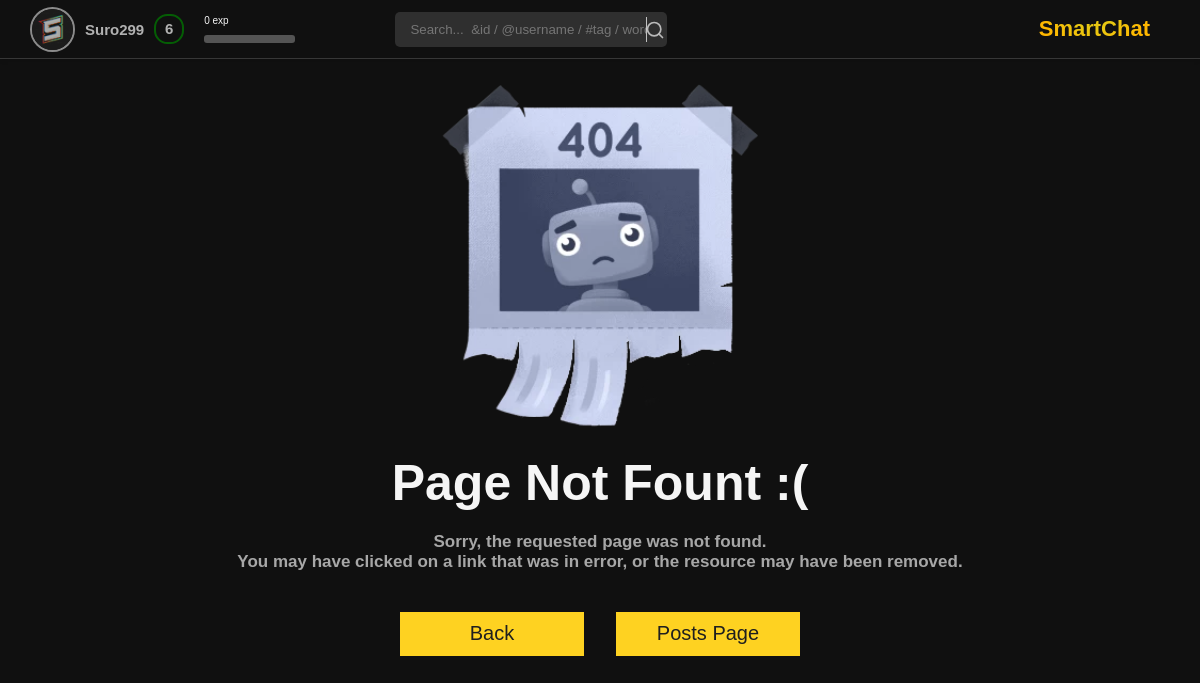
Screenshot of /ftf/ (signed in) with the database file from the repository.
### users/models.py (models this page shows, shortened)
class CustomUser(AbstractBaseUser, PermissionsMixin):
    ACTIVITY_CHOICES = (
        ('all', 'all'),
        ('friends', 'friends'),
        ('nobody', 'nobody'),
    )
    AVATAR_CHOICES = (
        ('all', 'all'),
        ('friends', 'friends'),
    )
    username = models.CharField(_("User name"), max_length = 255, unique = True)
    first_name = models.CharField(_("User First Name"), max_length = 100, blank = True)
    last_name = models.CharField(_("User Last Name"), max_length = 100, blank = True)
    email = models.EmailField(_("email address"), blank = True, default = "",)
    avatar = models.ImageField(_("User avatar"), blank = True, default = "default_avatar.png",)
    description = models.TextField(_("User Description"), blank = True, default = "No BIO")
    subscribers_set = models.ManyToManyField('CustomUser', blank = True, related_name = 'subscriptions')
    posts_posted = models.PositiveBigIntegerField(_("posts_posted"), default = 0)
    reactions = models.PositiveBigIntegerField(_("reactions"), default = 0)
    points = models.PositiveBigIntegerField(_("points"), default = 0)
    level = models.PositiveIntegerField("User level", default = 1)
    exp = models.PositiveIntegerField("User Exp", default = 0)
    favorites = models.ManyToManyField('main.PostsModel', blank = True)
    subscription_set = models.ManyToManyField('CustomUser', blank = True, related_name = 'subscribers')
    friends_set = models.ManyToManyField('CustomUser', blank = True, related_name = 'friends')
    is_staff = models.BooleanField(default = False)
    is_active = models.BooleanField(default = True)
    date_joined = models.DateTimeField(auto_created=True, default=timezone.now)
    avatar_visibility = models.CharField(max_length=7, choices= AVATAR_CHOICES, default='all')
    activity_visibility = models.CharField(max_length=7, choices= ACTIVITY_CHOICES, default='all')
    USERNAME_FIELD = "username"
    REQUIRED_FIELDS = ["email"]
    objects = CustomUserManager()

### main/views.py (the view)
# urls.py: path("ftf/", views.ftf, name = "ftf"),
def ftf(request):
    return render(request, "main/404.html")

### main/templates/main/404.html (shortened to what this page needs)
{% extends 'main/base.html' %}
{% load static %}
{% block css %}
    <link rel="stylesheet" href="{% static 'main/css/404/style.css'%}">
{% endblock %}
{% block main %}
    <main>
        <img src="{% static 'main/img/404_img.png'%}" alt="">
        <h1> Page Not Fount :( </h1>
        <h3>
            Sorry, the requested page was not found. <br>
            You may have clicked on a link that was in error,
            or the resource may have been removed.
        </h3>
        <div>
            <a>
                <button onclick="history.back()"> Back </button>
            </a>
            <a href="{% url 'posts' %}">
                <button> Posts Page </button>
            </a>
        </div>
    </main>
{% endblock %}

### main/templates/main/base.html (shortened to what this page needs)
{% load static %}
<!DOCTYPE html>
<html lang="en">
  <head>
    <link rel="stylesheet" href="{% static 'main/css/dop/header/style.css'%}" />
    <link
      rel="stylesheet"
      href="{% static 'main/css/dop/set_menu/style.css' %}"
    />
    {% block css %} {% endblock %}
  </head>
  <body>
    <header>
      <div onclick="OpenSettingsWindow()">
        <span>
          <img src="{{ user.avatar.url }}" alt="User Avatar" />
        </span>
        <h1>{{ user.username }}</h1>
        {% if user.level < 10 %}
        <div style="border-color: green">
          <h1>{{ user.level }}</h1>
        </div>
        {% endif %}
      </div>
      <div>
        <p>{{ user.exp }} exp</p>
        <div>
        </div>
      </div>
      <div>
        <form action="{% url 'posts' %}">
          <input type="text" name = "search" placeholder="Search...  &id / @username / #tag / word" />
          <button type="submit">
            <img src="{% static 'main/icon/search.svg' %}" alt="">
          </button>
        </form>
      </div>
      <div>
        <h1>SmartChat</h1>
      </div>
    </header>
    {% block main %} {% endblock %}
  </body>
</html>

### main/static/main/css/dop/header/style.css (style rules this page uses)
header { grid-area: 1 / 1 / 2 / 7; border-bottom: 1px solid #373737; display: flex; justify-content: space-between; align-items: center; padding: 10px; background-color: #101010; box-shadow: 0 2px 4px rgba(0, 0, 0, 0.1); padding: 0 3rem; z-index: 5; }
header > div:nth-child(1) { opacity: 70%; display: flex; align-items: center; transition: 0.2s; margin-right: 2rem; }
header > div:nth-child(1) > span { width: 4.5rem; height: 4.5rem; border-radius: 50%; border: 2px solid silver; margin-right: 1rem; border-radius: 50%; outline: hidden; overflow: hidden; display: flex; justify-content: center; align-content: center; }
header > div:nth-child(1) > span > img { height: 100%; border-radius: 50%; }
header > div:nth-child(1) > h1 { user-select: none; font-weight: bold; font-size: 1.5rem; margin-right: 1rem; }
header > div:nth-child(1) > div { width: 3rem; height: 3rem; display: flex; justify-content: center; align-items: center; border: 2px solid gold; border-radius: 45%; }
header > div:nth-child(1) > div > h1 { width: 100%; height: 100%; display: flex; justify-content: center; align-items: center; padding-bottom: 0.2rem; font-size: 1.5rem; user-select: none; }
header > div:nth-child(2) { width: 8%; height: 2.8rem; display: flex; flex-direction: column; justify-content: space-between; }
header > div:nth-child(2) > div { width: 100%; height: 0.8rem; background-color: #545454; overflow: hidden; border-radius: 3px; }
header > div:nth-child(3) { height: 100%; flex-grow: 1; margin: 0 10rem; display: flex; justify-content: start; align-items: center; }
header > div:nth-child(3) > form { width: 50%; height: 60%; display: flex; justify-content: space-between; align-items: center; background-color: #2f2f2f; border-radius: 5px; padding: 0.5rem; }
header > div:nth-child(3) > form > input { background-color: #2f2f2f; width: 94%; height: 100%; border: none; outline: none; color: whitesmoke; padding-left: 1rem; }
header > div:nth-child(3) > form > button { width: 6%; height: 100%; background-color: transparent; border: none; outline: none; display: flex; padding-top: 0.3rem; display: flex; justify-content: center; align-content: center; border-left: 1px solid silver; cursor: pointer; }
header > div:nth-child(3) > form > button > img { width: 20px; opacity: .7; transition: 0.2s; }
header > div:nth-child(4) { height: 5rem; display: flex; margin-right: 2rem; }
header > div:nth-child(4) > h1 { display: flex; align-items: center; font-size: 2.2rem; background: radial-gradient(ellipse farthest-side at top center, #e8c812 50%, #ffb700 100%); background-clip: text; -webkit-background-clip: text; -webkit-text-fill-color: transparent; }

### main/static/main/css/404/style.css (style rules this page uses)
* { margin: 0; padding: 0; box-sizing: border-box; text-decoration: none; }
html { font-size: 10px; font-family: Arial, Helvetica, sans-serif; color: whitesmoke; }
body { background-color: #101010; width: 100%; height: 100vh; display: grid; grid-template-columns: 0.8fr repeat(4, 1fr) 0.8fr; grid-template-rows: 0.4fr repeat(5, 1fr); grid-column-gap: 0px; grid-row-gap: 0px; }
main { grid-area: 2 / 1 / 7 / 7; padding: 3rem 0 15rem 0; height: auto; display: flex; justify-content: center; align-items: center; flex-direction: column; text-align: center; }
main > img { width: 35rem; }
main > h1 { font-size: 5rem; margin: 2rem 0; }
main > h3 { color: #a7a7a7; font-size: 1.7rem; margin-bottom: 2rem; }
main > div { margin-top: 2rem; width: 40rem; display: flex; justify-content: space-between; flex-direction: row; }
main > div > a { width: 46%; height: 4.4rem; }
main > div > a > button { width: 100%; height: 100%; color: #1f1f1f; padding: 1rem 2.5rem; background: transparent; cursor: pointer; transition: all 0.3s ease; position: relative; display: inline-block; outline: none; background: #fed221; border: none; z-index: 1; font-size: 2rem; }
main > div > a > button::after { position: absolute; content: ""; width: 0; height: 100%; top: 0; right: 0; z-index: -1; background-color: #ffef3d; transition: all 0.3s ease; }

### rows the page displays
CustomUser: avatar (picture), username "Suro299", level "6", exp "0"
